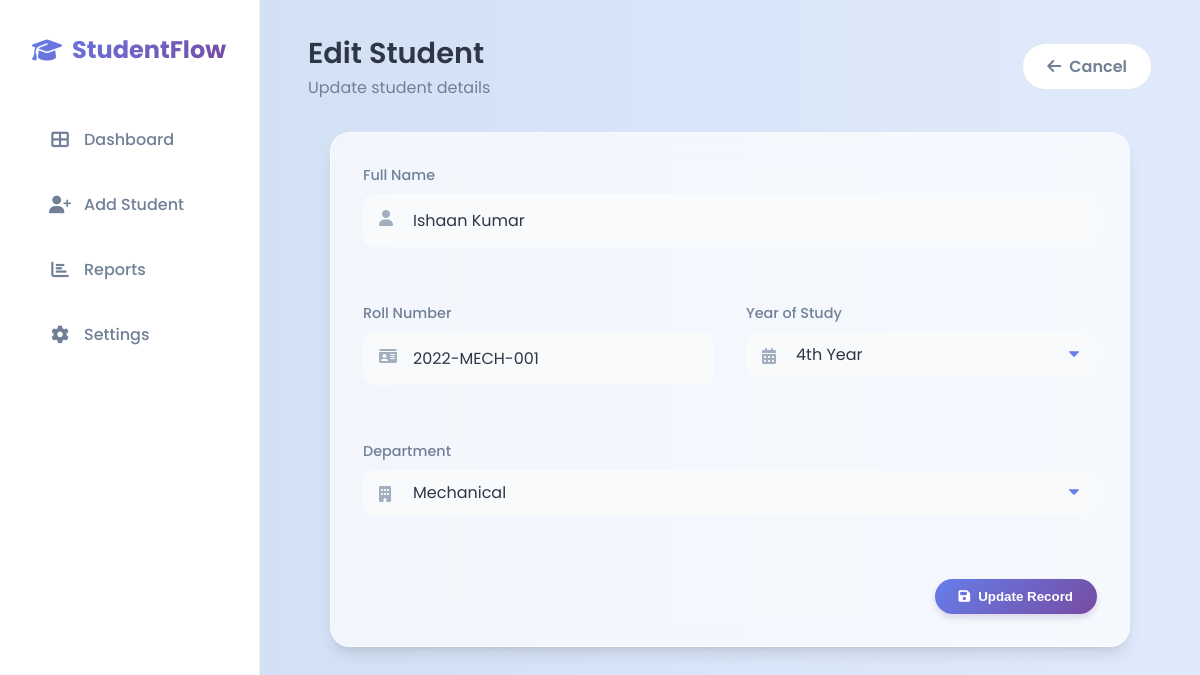
The app's page /edit/4 with its own data.
### tables this page shows
CREATE TABLE students (
            id INTEGER PRIMARY KEY AUTOINCREMENT,
            name TEXT NOT NULL,
            roll_no TEXT UNIQUE NOT NULL,
            department TEXT NOT NULL,
            year INTEGER NOT NULL
        );

### app.py (the view, shortened to what this page needs)
@app.route('/edit/<int:id>', methods=['GET', 'POST'])
def edit_student(id):
    conn = sqlite3.connect(DB_NAME)
    cursor = conn.cursor()
    cursor.execute("SELECT * FROM students WHERE id=?", (id,))
    student = cursor.fetchone()
    conn.close()
    if student:
        return render_template('edit.html', student=student)
    else:
        flash("Student not found.", "error")
        return redirect(url_for('index'))

### templates/edit.html (shortened to what this page needs)
{% extends 'base.html' %}
{% block content %}
<div class="page-header">
    <div>
        <h2 class="page-title">Edit Student</h2>
        <p style="color: var(--text-secondary);">Update student details</p>
    </div>
    <a href="{{ url_for('index') }}" class="btn"
        style="background: white; color: var(--text-secondary); box-shadow: none; border: 1px solid #e2e8f0;">
        <i class="fas fa-arrow-left"></i> Cancel
    </a>
</div>
<div class="glass-panel" style="max-width: 800px; margin: 0 auto;">
    <form action="{{ url_for('edit_student', id=student[0]) }}" method="POST">
        <div style="display: grid; grid-template-columns: 1fr 1fr; gap: 2rem;">
            <div class="form-group" style="grid-column: span 2;">
                <label for="name" class="form-label">Full Name</label>
                <div style="position: relative;">
                    <i class="fas fa-user" style="position: absolute; left: 16px; top: 16px; color: #a0aec0;"></i>
                    <input type="text" id="name" name="name" class="form-input" style="padding-left: 48px;"
                        value="{{ student[1] }}" required>
                </div>
            </div>
            <div class="form-group">
                <label for="roll_no" class="form-label">Roll Number</label>
                <div style="position: relative;">
                    <i class="fas fa-id-card" style="position: absolute; left: 16px; top: 16px; color: #a0aec0;"></i>
                    <input type="text" id="roll_no" name="roll_no" class="form-input" style="padding-left: 48px;"
                        value="{{ student[2] }}" required>
                </div>
            </div>
            <div class="form-group">
                <label for="year" class="form-label">Year of Study</label>
                <div style="position: relative;">
                    <i class="fas fa-calendar-alt"
                        style="position: absolute; left: 16px; top: 16px; color: #a0aec0;"></i>
                    <select id="year" name="year" class="form-input form-select" style="padding-left: 48px;" required>
                        <option value="4" {% if student[4]==4 %}selected{% endif %}>4th Year</option>
                    </select>
                </div>
            </div>
            <div class="form-group" style="grid-column: span 2;">
                <label for="department" class="form-label">Department</label>
                <div style="position: relative;">
                    <i class="fas fa-building" style="position: absolute; left: 16px; top: 16px; color: #a0aec0;"></i>
                    <select id="department" name="department" class="form-input form-select" style="padding-left: 48px;"
                        required>
                        <option value="Mechanical" {% if student[3]=='Mechanical' %}selected{% endif %}>Mechanical
                        </option>
                    </select>
                </div>
            </div>
        </div>
        <div style="margin-top: 2.5rem; text-align: right;">
            <button type="submit" class="btn">
                <i class="fas fa-save"></i> Update Record
            </button>
        </div>
    </form>
</div>
{% endblock %}

### static/style.css (style rules this page uses)
:root { --primary-gradient: linear-gradient(135deg, #667eea 0%, #764ba2 100%); --secondary-gradient: linear-gradient(135deg, #FF6B6B 0%, #d83d3d 100%); --bg-gradient: linear-gradient(135deg, #f5f7fa 0%, #c3cfe2 100%); --glass-bg: rgba(255, 255, 255, 0.7); --glass-border: rgba(255, 255, 255, 0.5); --text-primary: #2d3748; --text-secondary: #718096; --shadow-lg: 0 10px 15px -3px rgba(0, 0, 0, 0.1), 0 4px 6px -2px rgba(0, 0, 0, 0.05); --sidebar-width: 260px; }
* { box-sizing: border-box; margin: 0; padding: 0; }
body { font-family: 'Poppins', sans-serif; background: #e0eafc; background: -webkit-linear-gradient(to right, #cfdef3, #e0eafc); background: linear-gradient(to right, #cfdef3, #e0eafc); color: var(--text-primary); min-height: 100vh; overflow-x: hidden; }
.glass-panel { background: var(--glass-bg); backdrop-filter: blur(20px); -webkit-backdrop-filter: blur(20px); border: 1px solid var(--glass-border); border-radius: 20px; box-shadow: var(--shadow-lg); padding: 2rem; margin-bottom: 2rem; }
.page-header { margin-bottom: 2rem; display: flex; justify-content: space-between; align-items: center; }
.page-title { font-size: 1.8rem; font-weight: 600; color: var(--text-primary); }
.btn { display: inline-flex; align-items: center; gap: 8px; padding: 10px 24px; background: var(--primary-gradient); color: white; border: none; border-radius: 50px; font-weight: 600; text-decoration: none; cursor: pointer; transition: transform 0.2s, box-shadow 0.2s; box-shadow: 0 4px 6px rgba(118, 75, 162, 0.2); }
.form-group { margin-bottom: 1.5rem; }
.form-label { display: block; margin-bottom: 0.5rem; color: var(--text-secondary); font-size: 0.9rem; font-weight: 500; }
.form-input { width: 100%; padding: 12px 16px; border: 2px solid transparent; background: #f8fafc; border-radius: 12px; font-family: inherit; font-size: 1rem; color: var(--text-primary); transition: all 0.3s; }
.form-select { appearance: none; background-repeat: no-repeat; background-position: right 1rem center; background-size: 0.65em; }

### records on screen
students: name "Ishaan Kumar", roll_no "2022-MECH-001", year "4th Year", department "Mechanical"
